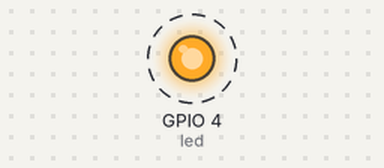
Bench run of a program on a simulated Raspberry Pi (BCM pin numbers). Shown: output pins drawn as LEDs (lit = HIGH). Dashed ring = blinking.

Above: at 0.2 s.
Timing chart, 0 to 3.0 s (numbered marks = the images above):
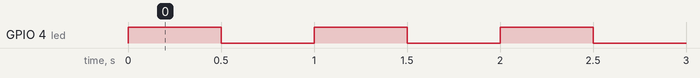

Measured:
- by itself, GPIO 4 (led): alternates HIGH for 0.50 s and LOW for 0.50 s

The program:

flasher.py
```python
#! /usr/bin/python

import time
from RPi import GPIO

led = 4

GPIO.setmode(GPIO.BCM)
GPIO.setup(led, GPIO.OUT)

for i in range(86400):
	GPIO.output(led, 1)
	time.sleep(0.500)
	GPIO.output(led, 0)
	time.sleep(0.500)

GPIO.cleanup()
```
